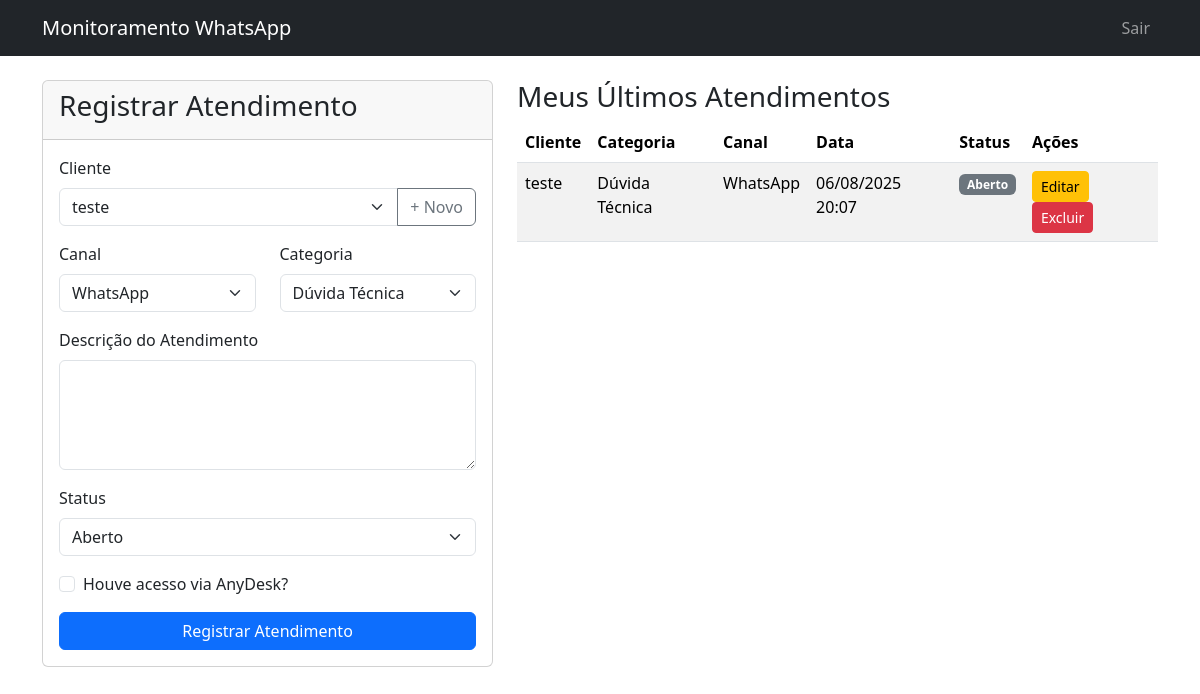
Page /index (signed in) on the committed database.
### app/models.py (models this page shows, shortened)
class Interaction(db.Model):
    __tablename__ = 'interactions'
    id = db.Column(db.Integer, primary_key=True)
    user_id = db.Column(db.Integer, db.ForeignKey('users.id'), nullable=False)
    client_id = db.Column(db.Integer, db.ForeignKey('clients.id'), nullable=False)
    channel = db.Column(db.String(50), nullable=False) # 'WhatsApp' ou 'AnyDesk'
    had_anydesk_session = db.Column(db.Boolean, default=False) # O checkbox extra
    category = db.Column(db.String(100), nullable=False) # 'Dúvida Técnica', 'Suporte', etc.
    description = db.Column(db.Text, nullable=False)
    status = db.Column(db.String(50), default='Aberto', nullable=False) # 'Aberto', 'Resolvido', etc.
    start_time = db.Column(db.DateTime, default=datetime.utcnow, index=True)
    end_time = db.Column(db.DateTime, nullable=True) # Preenchido ao resolver

class Client(db.Model):
    __tablename__ = 'clients'
    id = db.Column(db.Integer, primary_key=True)
    name = db.Column(db.String(128), nullable=False, index=True)
    phone = db.Column(db.String(40), unique=True, nullable=False)
    interactions = db.relationship('Interaction', backref='client', lazy='dynamic')

### app/routes.py (the view, shortened to what this page needs)
@bp.route('/', methods=['GET', 'POST'])
@bp.route('/index', methods=['GET', 'POST'])
@login_required
def index():
    interaction_form = InteractionForm()
    client_form = ClientForm()
    if current_user.is_supervisor:
        interactions = Interaction.query.order_by(Interaction.start_time.desc()).all()
    else:
        interactions = Interaction.query.filter_by(user_id=current_user.id).order_by(Interaction.start_time.desc()).all()
    return render_template('index.html',
                           interaction_form=interaction_form,
                           client_form=client_form,
                           interactions=interactions)

### app/forms.py
class InteractionForm(FlaskForm):
    client = QuerySelectField('Cliente', query_factory=get_clients, get_label='name', allow_blank=False, validators=[DataRequired()])
    channel = SelectField('Canal', choices=[('WhatsApp', 'WhatsApp')], validators=[DataRequired()])
    category = SelectField('Categoria', choices=[
        ('Dúvida Técnica', 'Dúvida Técnica'),
        ('Suporte', 'Suporte'),
    ], validators=[DataRequired()])
    description = TextAreaField('Descrição do Atendimento', validators=[DataRequired()])
    status = SelectField('Status', choices=[('Aberto', 'Aberto'), ('Em Andamento', 'Em Andamento'), ('Resolvido', 'Resolvido'), ('Pendente', 'Pendente')], validators=[DataRequired()])
    had_anydesk_session = BooleanField('Houve acesso via AnyDesk?')
    submit_interaction = SubmitField('Registrar Atendimento')

class ClientForm(FlaskForm):
    name = StringField('Nome do Cliente', validators=[DataRequired()])
    phone = StringField('Telefone (WhatsApp)', validators=[DataRequired()])
    submit_client = SubmitField('Salvar Cliente')

### app/forms.py (called while the page is built)
def get_clients():
    return Client.query

### app/models.py (called while the page is built)
@login_manager.user_loader
def load_user(user_id):
    return User.query.get(user_id)

### app/templates/index.html (shortened to what this page needs)
{% extends "base.html" %}
{% block content %}
<div class="row">
    <div class="col-md-5">
        <div class="card">
            <div class="card-header">
                <h3>Registrar Atendimento</h3>
            </div>
            <div class="card-body">
                <form method="POST" action="{{ url_for('main.index') }}">
                    <div class="mb-3">
                        {{ interaction_form.client.label(class="form-label") }}
                        <div class="input-group">
                            {{ interaction_form.client(class="form-select") }}
                            <button type="button" class="btn btn-outline-secondary" data-bs-toggle="modal" data-bs-target="#newClientModal">
                                + Novo
                            </button>
                        </div>
                    </div>
                    <div class="row">
                        <div class="col-md-6 mb-3">
                            {{ interaction_form.channel.label(class="form-label") }}
                            {{ interaction_form.channel(class="form-select") }}
                        </div>
                        <div class="col-md-6 mb-3">
                            {{ interaction_form.category.label(class="form-label") }}
                            {{ interaction_form.category(class="form-select") }}
                        </div>
                    </div>
                    <div class="mb-3">
                        {{ interaction_form.description.label(class="form-label") }}
                        {{ interaction_form.description(class="form-control", rows=4) }}
                    </div>
                    <div class="mb-3">
                        {{ interaction_form.status.label(class="form-label") }}
                        {{ interaction_form.status(class="form-select") }}
                    </div>
                    <div class="mb-3 form-check">
                        {{ interaction_form.had_anydesk_session(class="form-check-input") }}
                        {{ interaction_form.had_anydesk_session.label(class="form-check-label") }}
                    </div>
                    {{ interaction_form.submit_interaction(class="btn btn-primary w-100") }}
                </form>
            </div>
        </div>
    </div>
    <div class="col-md-7">
        <h3>Meus Últimos Atendimentos</h3>
        <div class="table-responsive">
            <table class="table table-striped table-hover">
                <thead>
                    <tr>
                        <th>Cliente</th>
                        <th>Categoria</th>
                        <th>Canal</th>
                        <th>Data</th>
                        <th>Status</th>
                        <th>Ações</th>
                    </tr>
                </thead>
                <tbody>
                    {% for interaction in interactions %}
                    <tr>
                        <td>{{ interaction.client.name }}</td>
                        <td>{{ interaction.category }}</td>
                        <td>{{ interaction.channel }}</td>
                        <td>{{ interaction.start_time.strftime('%d/%m/%Y %H:%M') }}</td>
                        <td>
                            {% if interaction.status == 'Resolvido' %}
                                <span class="badge status-resolvido">{{ interaction.status }}</span>
                            {% elif interaction.status == 'Pendente' %}
                                <span class="badge status-pendente">{{ interaction.status }}</span>
                            {% elif interaction.status == 'Em Andamento' %}
                                <span class="badge status-andamento">{{ interaction.status }}</span>
                            {% else %}
                                <span class="badge status-aberto">{{ interaction.status }}</span>
                            {% endif %}
                        </td>
                        <td>
                            {% if current_user.id == interaction.user_id or current_user.is_supervisor %}
                            <a href="{{ url_for('main.edit_interaction', interaction_id=interaction.id) }}" class="btn btn-warning btn-sm">Editar</a>
                            <button type="button" class="btn btn-danger btn-sm" data-bs-toggle="modal" data-bs-target="#deleteModal{{ interaction.id }}">
                                Excluir
                            </button>
                            {% endif %}
                        </td>
                    </tr>
                    {% else %}
                    <tr>
                        <td colspan="5" class="text-center">Nenhum atendimento registrado ainda.</td>
                    </tr>
                    {% endfor %}
                </tbody>
            </table>
        </div>
    </div>
</div>
{% endblock %}

### app/templates/base.html (shortened to what this page needs)
<!doctype html>
<html lang="pt-br">
<head>
  <link rel="stylesheet" href="{{ url_for('static', filename='css/style.css') }}">
  <link href="https://cdn.jsdelivr.net/npm/bootstrap@5.3.3/dist/css/bootstrap.min.css" rel="stylesheet">
</head>
<body>
  <nav class="navbar navbar-expand-lg navbar-dark bg-dark">
    <div class="container">
      <a class="navbar-brand" href="{{ url_for('main.index') }}">Monitoramento WhatsApp</a>
      <div class="navbar-nav ms-auto">
        {% if current_user.is_authenticated %}
          <a class="nav-link" href="{{ url_for('main.logout') }}">Sair</a>
        {% else %}
          <a class="nav-link" href="{{ url_for('main.login') }}">Entrar</a>
          <a class="nav-link" href="{{ url_for('main.register') }}">Registrar</a>
        {% endif %}
      </div>
    </div>
  </nav>
  <main class="container mt-4">
    {% block content %}{% endblock %}
  </main>
</body>
</html>

### app/static/css/style.css (style rules this page uses)
body { background-color: #f8f9fa; }
.badge.status-aberto { background-color: #6c757d !important; }

### rows in the picture
Interaction: client.name "teste", category "Dúvida Técnica", channel "WhatsApp", start_time "06/08/2025 20:07", status "Aberto"

### other values in the picture
{{ interaction_form.client.label(class="form-label") }} "Cliente"
{{ interaction_form.channel.label(class="form-label") }} "Canal"
{{ interaction_form.category.label(class="form-label") }} "Categoria"
{{ interaction_form.description.label(class="form-label") }} "Descrição do Atendimento"
{{ interaction_form.status.label(class="form-label") }} "Status"
{{ interaction_form.had_anydesk_session.label(class="form-check-label") }} "Houve acesso via AnyDesk?"
